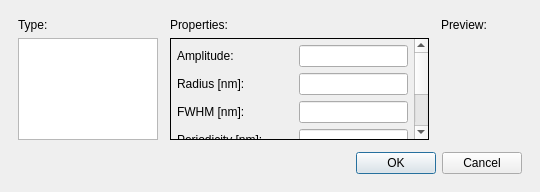
<?xml version="1.0" encoding="UTF-8"?>
<ui version="4.0">
 <class>Dialog</class>
 <widget class="QDialog" name="Dialog">
  <property name="geometry">
   <rect>
    <x>0</x>
    <y>0</y>
    <width>540</width>
    <height>192</height>
   </rect>
  </property>
  <property name="minimumSize">
   <size>
    <width>540</width>
    <height>192</height>
   </size>
  </property>
  <property name="maximumSize">
   <size>
    <width>540</width>
    <height>192</height>
   </size>
  </property>
  <property name="windowTitle">
   <string>Generate Pattern</string>
  </property>
  <property name="modal">
   <bool>true</bool>
  </property>
  <layout class="QVBoxLayout" name="verticalLayout">
   <property name="spacing">
    <number>12</number>
   </property>
   <property name="leftMargin">
    <number>18</number>
   </property>
   <property name="topMargin">
    <number>18</number>
   </property>
   <property name="rightMargin">
    <number>18</number>
   </property>
   <property name="bottomMargin">
    <number>18</number>
   </property>
   <item>
    <layout class="QHBoxLayout" name="horizontalLayout" stretch="1,3,0">
     <property name="spacing">
      <number>12</number>
     </property>
     <item>
      <layout class="QVBoxLayout" name="verticalLayout_2" stretch="0,1">
       <property name="spacing">
        <number>6</number>
       </property>
       <item>
        <widget class="QLabel" name="lblType">
         <property name="text">
          <string>Type:</string>
         </property>
        </widget>
       </item>
       <item>
        <widget class="QListWidget" name="listType">
         <property name="minimumSize">
          <size>
           <width>140</width>
           <height>0</height>
          </size>
         </property>
         <property name="maximumSize">
          <size>
           <width>16777215</width>
           <height>16777215</height>
          </size>
         </property>
         <property name="baseSize">
          <size>
           <width>0</width>
           <height>0</height>
          </size>
         </property>
         <property name="sortingEnabled">
          <bool>true</bool>
         </property>
        </widget>
       </item>
      </layout>
     </item>
     <item>
      <layout class="QVBoxLayout" name="verticalLayout_4" stretch="0,0">
       <property name="spacing">
        <number>6</number>
       </property>
       <item>
        <widget class="QLabel" name="lblProperties">
         <property name="text">
          <string>Properties:</string>
         </property>
        </widget>
       </item>
       <item>
        <widget class="QScrollArea" name="scrollArea">
         <property name="frameShape">
          <enum>QFrame::Box</enum>
         </property>
         <property name="frameShadow">
          <enum>QFrame::Plain</enum>
         </property>
         <property name="widgetResizable">
          <bool>true</bool>
         </property>
         <widget class="QWidget" name="scrollAreaWidgetContents">
          <property name="geometry">
           <rect>
            <x>0</x>
            <y>0</y>
            <width>232</width>
            <height>164</height>
           </rect>
          </property>
          <layout class="QGridLayout" name="gridLayout">
           <property name="leftMargin">
            <number>6</number>
           </property>
           <property name="topMargin">
            <number>6</number>
           </property>
           <property name="rightMargin">
            <number>6</number>
           </property>
           <property name="bottomMargin">
            <number>6</number>
           </property>
           <item row="0" column="0">
            <layout class="QFormLayout" name="frmProperties">
             <item row="0" column="0">
              <widget class="QLabel" name="lblAmplitude">
               <property name="text">
                <string>Amplitude:</string>
               </property>
              </widget>
             </item>
             <item row="0" column="1">
              <widget class="FreeFloatBox" name="editAmplitude"/>
             </item>
             <item row="1" column="0">
              <widget class="QLabel" name="lblRadius">
               <property name="text">
                <string>Radius [nm]:</string>
               </property>
              </widget>
             </item>
             <item row="1" column="1">
              <widget class="FreeFloatBox" name="editRadius"/>
             </item>
             <item row="2" column="0">
              <widget class="QLabel" name="lblFwhm">
               <property name="text">
                <string>FWHM [nm]:</string>
               </property>
              </widget>
             </item>
             <item row="2" column="1">
              <widget class="FreeFloatBox" name="editFwhm"/>
             </item>
             <item row="3" column="0">
              <widget class="QLabel" name="lblPeriodicity">
               <property name="text">
                <string>Periodicity [nm]:</string>
               </property>
              </widget>
             </item>
             <item row="3" column="1">
              <widget class="FreeFloatBox" name="editPeriodicity"/>
             </item>
             <item row="4" column="0">
              <widget class="QLabel" name="lblNa">
               <property name="text">
                <string>NA:</string>
               </property>
              </widget>
             </item>
             <item row="4" column="1">
              <widget class="FreeFloatBox" name="editNa"/>
             </item>
             <item row="5" column="0">
              <widget class="QLabel" name="lblEmissionWavelength">
               <property name="text">
                <string>Em. wavelength [nm]:</string>
               </property>
              </widget>
             </item>
             <item row="5" column="1">
              <widget class="FreeFloatBox" name="editEmissionWavelength"/>
             </item>
            </layout>
           </item>
          </layout>
         </widget>
        </widget>
       </item>
      </layout>
     </item>
     <item>
      <layout class="QVBoxLayout" name="verticalLayout_3" stretch="0,1">
       <property name="spacing">
        <number>6</number>
       </property>
       <item>
        <widget class="QLabel" name="lblPreview">
         <property name="text">
          <string>Preview:</string>
         </property>
         <property name="alignment">
          <set>Qt::AlignLeading|Qt::AlignLeft|Qt::AlignTop</set>
         </property>
        </widget>
       </item>
       <item alignment="Qt::AlignVCenter">
        <widget class="QLabel" name="imgPreview">
         <property name="minimumSize">
          <size>
           <width>81</width>
           <height>81</height>
          </size>
         </property>
         <property name="maximumSize">
          <size>
           <width>81</width>
           <height>81</height>
          </size>
         </property>
         <property name="text">
          <string/>
         </property>
         <property name="scaledContents">
          <bool>true</bool>
         </property>
        </widget>
       </item>
      </layout>
     </item>
    </layout>
   </item>
   <item>
    <widget class="QDialogButtonBox" name="buttonBox">
     <property name="orientation">
      <enum>Qt::Horizontal</enum>
     </property>
     <property name="standardButtons">
      <set>QDialogButtonBox::Cancel|QDialogButtonBox::Ok</set>
     </property>
    </widget>
   </item>
  </layout>
 </widget>
 <customwidgets>
  <customwidget>
   <class>FreeFloatBox</class>
   <extends>QLineEdit</extends>
   <header>frcpredict.ui</header>
  </customwidget>
 </customwidgets>
 <resources/>
 <connections>
  <connection>
   <sender>buttonBox</sender>
   <signal>accepted()</signal>
   <receiver>Dialog</receiver>
   <slot>accept()</slot>
   <hints>
    <hint type="sourcelabel">
     <x>248</x>
     <y>254</y>
    </hint>
    <hint type="destinationlabel">
     <x>157</x>
     <y>274</y>
    </hint>
   </hints>
  </connection>
  <connection>
   <sender>buttonBox</sender>
   <signal>rejected()</signal>
   <receiver>Dialog</receiver>
   <slot>reject()</slot>
   <hints>
    <hint type="sourcelabel">
     <x>316</x>
     <y>260</y>
    </hint>
    <hint type="destinationlabel">
     <x>286</x>
     <y>274</y>
    </hint>
   </hints>
  </connection>
 </connections>
</ui>
